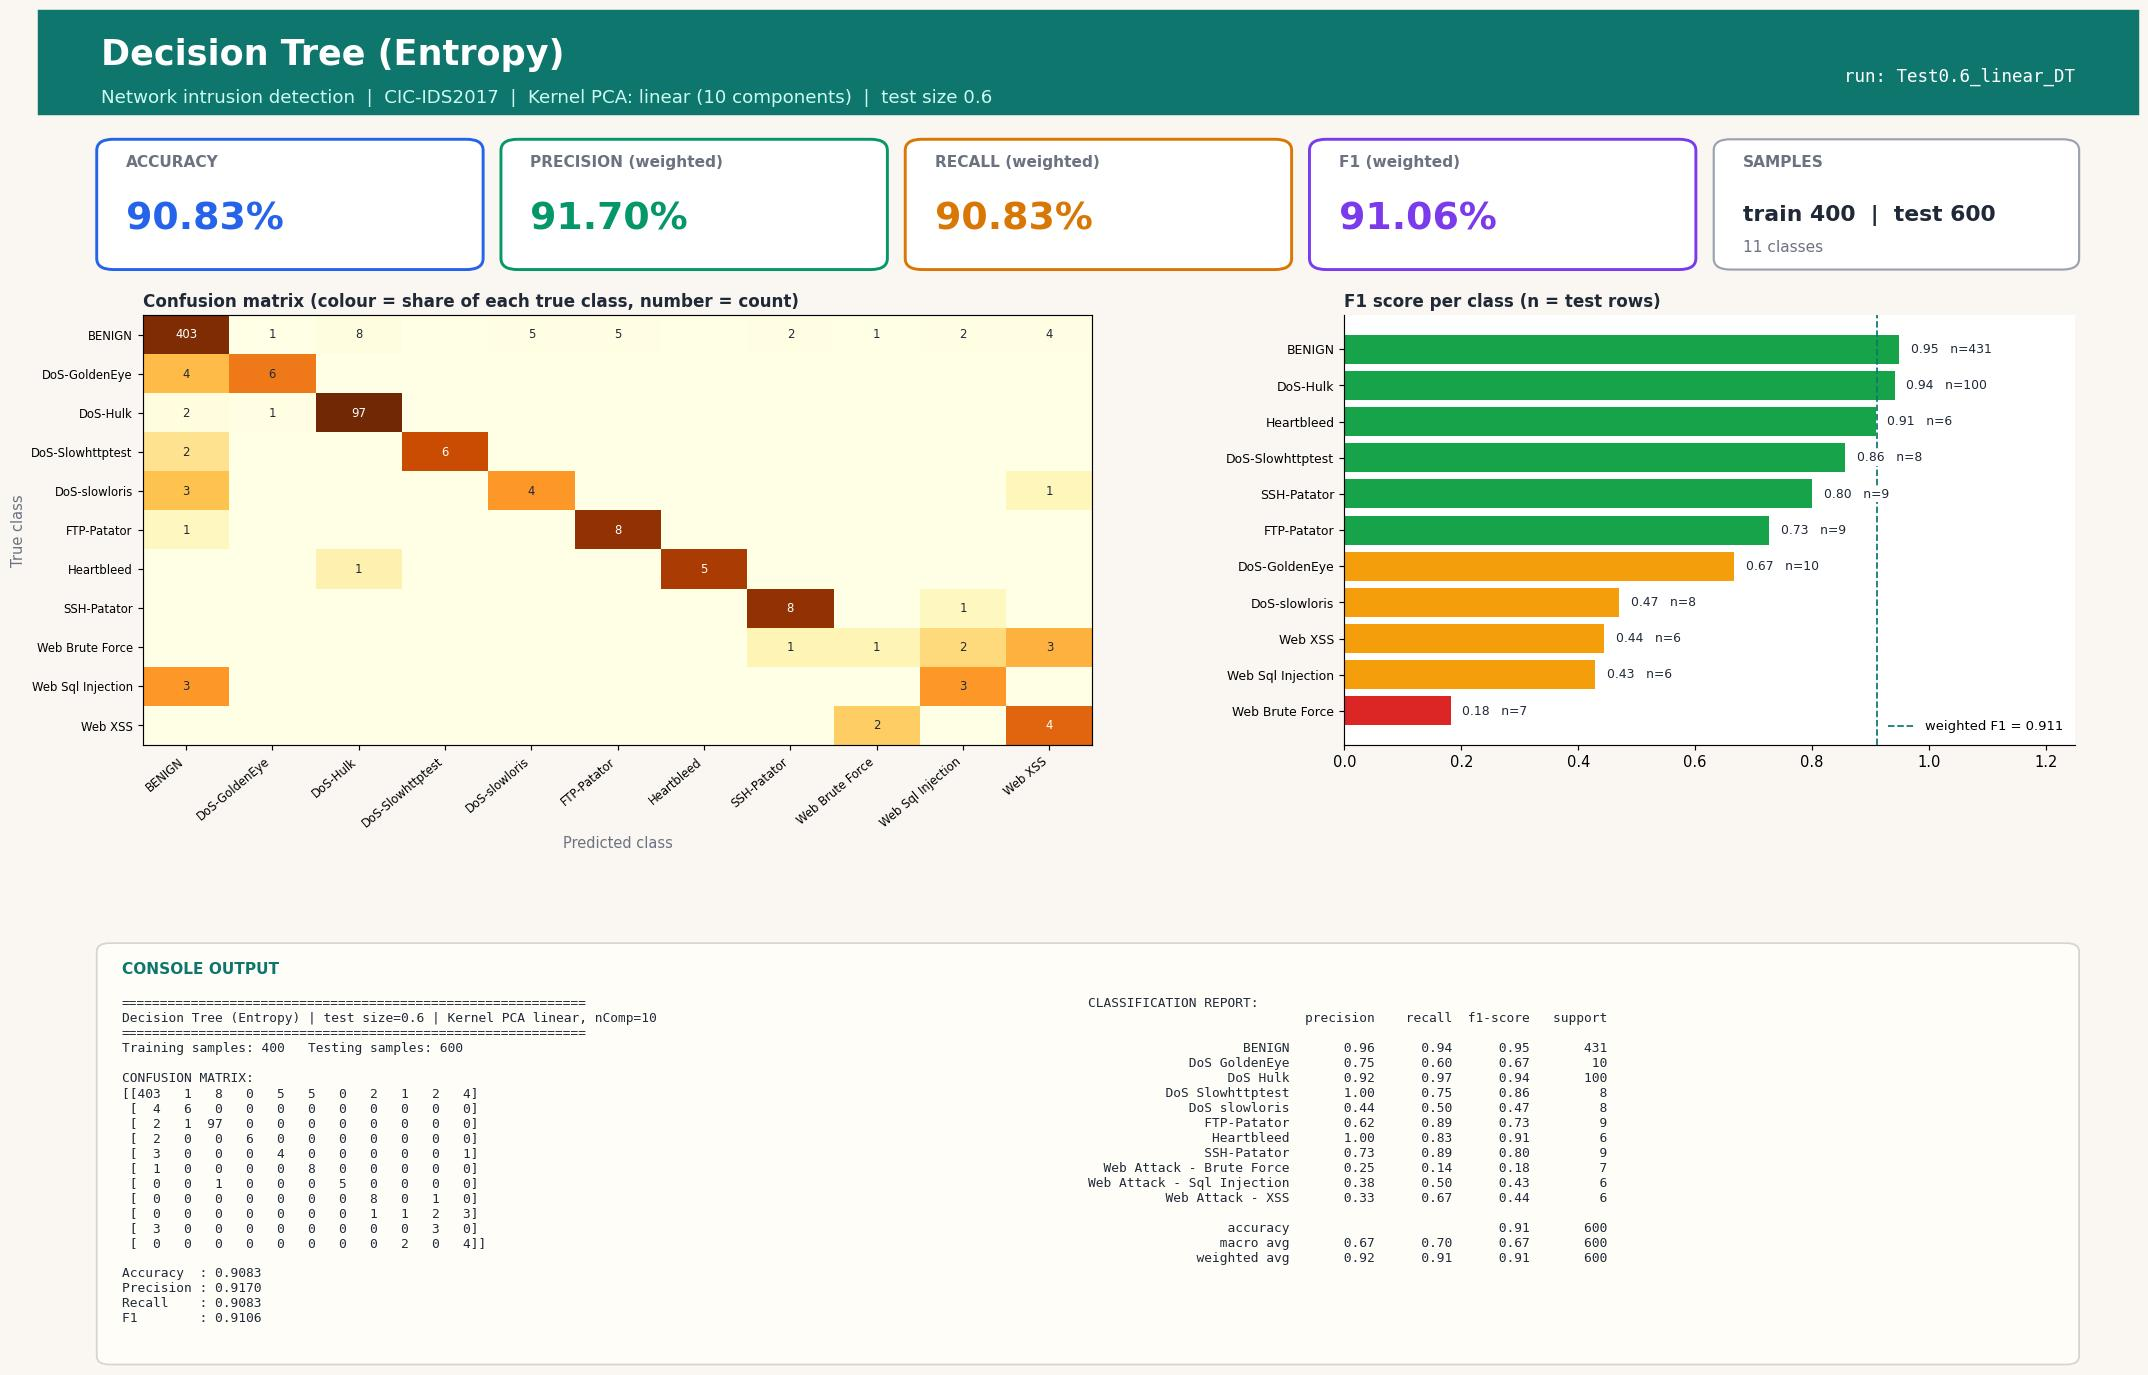

Generate this figure with Python:
#!/usr/bin/env python3
"""Decision Tree (Entropy) | Test size 0.6 | Kernel PCA kernel=linear, n_components=10
CIC-IDS2017 (Tue+Wed+Thu-morning) 1000-row stratified sample.
Run in any IDE (Spyder / VS Code / PyCharm / Jupyter): open the file and press Run, no arguments needed.
Saves next to this file: 'Test0.6_linear_DT.jpg' - one image with the console output (confusion matrix, metrics, classification report) plus charts."""
import json, os
import numpy as np
import matplotlib.pyplot as plt
from sklearn.decomposition import KernelPCA
from sklearn.tree import DecisionTreeClassifier
from sklearn.metrics import (accuracy_score, classification_report, confusion_matrix,
                             f1_score, precision_score, recall_score)
from sklearn.model_selection import train_test_split
from sklearn.preprocessing import StandardScaler

TEST_SIZE, KERNEL, N_COMP, ALG, ALG_NAME = 0.6, "linear", 10, "DT", "Decision Tree (Entropy)"
try:
    HERE = os.path.dirname(os.path.abspath(__file__))
except NameError:                      # Jupyter / interactive console
    HERE = os.getcwd()
def _find_root():                      # folder that contains data/sample.npz (works from any working directory)
    for p in (HERE, os.path.join(HERE, ".."), os.path.join(HERE, "..", ".."), os.getcwd()):
        if os.path.exists(os.path.join(p, "data", "sample.npz")):
            return os.path.abspath(p)
    raise FileNotFoundError("data/sample.npz not found - run prepare_data.py or keep the repo folder structure")
ROOT = _find_root()
tag = f"Test{TEST_SIZE}_{KERNEL}_{ALG}"

# 1. LOAD cached, cleaned sample (see prepare_data.py)
d = np.load(os.path.join(ROOT, "data", "sample.npz"), allow_pickle=True)
X, y, class_names = d["X"], d["y"], [str(c).replace("�", "-") for c in d["classes"]]

# 2. SPLIT
X_train, X_test, y_train, y_test = train_test_split(
    X, y, test_size=TEST_SIZE, random_state=42, stratify=y)

# 3. SCALE (fit on train only)
scaler = StandardScaler()
X_train = scaler.fit_transform(X_train); X_test = scaler.transform(X_test)

# 4. DIMENSIONALITY REDUCTION: Kernel PCA (fit on train only; gamma = sklearn default 1/n_features)
kpca = KernelPCA(n_components=N_COMP, kernel=KERNEL, random_state=0)
X_train = kpca.fit_transform(X_train); X_test = kpca.transform(X_test)

# 5. CLASSIFIER
classifier = DecisionTreeClassifier(criterion="entropy", random_state=0)
classifier.fit(X_train, y_train)
y_pred = classifier.predict(X_test)

# 6. METRICS
labels = np.arange(len(class_names))
cm = confusion_matrix(y_test, y_pred, labels=labels)
res = dict(test_size=TEST_SIZE, kernel=KERNEL, n_components=N_COMP, algorithm=ALG, model=ALG_NAME,
           n_train=int(len(y_train)), n_test=int(len(y_test)),
           accuracy=accuracy_score(y_test, y_pred),
           precision=precision_score(y_test, y_pred, average="weighted", zero_division=0),
           recall=recall_score(y_test, y_pred, average="weighted", zero_division=0),
           f1=f1_score(y_test, y_pred, average="weighted", zero_division=0))
report = classification_report(y_test, y_pred, labels=labels, target_names=class_names, zero_division=0)
lines = ["=" * 60, f"{ALG_NAME} | test size={TEST_SIZE} | Kernel PCA {KERNEL}, nComp={N_COMP}", "=" * 60,
         f"Training samples: {len(y_train)}   Testing samples: {len(y_test)}", "", "CONFUSION MATRIX:", np.array2string(cm), ""]
for k in ("accuracy", "precision", "recall", "f1"): lines.append(f"{k.capitalize():10s}: {res[k]:.4f}")
lines += ["", "CLASSIFICATION REPORT:", report]
console_output = "\n".join(lines); print(console_output)

# 7. VISUAL OUTPUT: ONE report-style image (banner, KPI cards, charts, console output) - real results only
from matplotlib.patches import FancyBboxPatch, Rectangle
short = [c.replace("Web Attack - ", "Web ").replace("DoS ", "DoS-") for c in class_names]
rep = classification_report(y_test, y_pred, labels=labels, target_names=class_names, zero_division=0, output_dict=True)
cmn = cm / np.maximum(cm.sum(axis=1, keepdims=True), 1)          # row-normalised = per-class recall
INK, MUTED, BG, ACC = "#1f2937", "#6b7280", "#faf7f2", "#0f766e"
fig = plt.figure(figsize=(20, 13.2), dpi=105, facecolor=BG)
fig.add_artist(Rectangle((0, 0.925), 1, 0.075, transform=fig.transFigure, color=ACC, zorder=0))
fig.text(0.03, 0.968, f"{ALG_NAME}", fontsize=24, fontweight="bold", color="white", va="center")
fig.text(0.03, 0.937, f"Network intrusion detection  |  CIC-IDS2017  |  Kernel PCA: {KERNEL} ({N_COMP} components)  |  test size {TEST_SIZE}",
         fontsize=12.5, color="#ccfbf1", va="center")
fig.text(0.97, 0.952, f"run: {tag}", fontsize=12, color="white", ha="right", va="center", family="monospace")

# KPI cards
cards = [("ACCURACY", res["accuracy"], "#2563eb"), ("PRECISION (weighted)", res["precision"], "#059669"),
         ("RECALL (weighted)", res["recall"], "#d97706"), ("F1 (weighted)", res["f1"], "#7c3aed")]
for i, (lab, v, col) in enumerate(cards):
    x0 = 0.03 + i * 0.1925
    fig.add_artist(FancyBboxPatch((x0, 0.815), 0.18, 0.09, boxstyle="round,pad=0.002,rounding_size=0.008", transform=fig.transFigure,
                                  facecolor="white", edgecolor=col, linewidth=2))
    fig.text(x0 + 0.012, 0.887, lab, fontsize=10.5, color=MUTED, fontweight="bold")
    fig.text(x0 + 0.012, 0.842, f"{v * 100:.2f}%", fontsize=26, color=col, fontweight="bold")
fig.add_artist(FancyBboxPatch((0.80, 0.815), 0.17, 0.09, boxstyle="round,pad=0.002,rounding_size=0.008", transform=fig.transFigure,
                              facecolor="white", edgecolor="#9ca3af", linewidth=1.5))
fig.text(0.812, 0.887, "SAMPLES", fontsize=10.5, color=MUTED, fontweight="bold")
fig.text(0.812, 0.848, f"train {res['n_train']}  |  test {res['n_test']}", fontsize=15, color=INK, fontweight="bold")
fig.text(0.812, 0.826, f"{len(class_names)} classes", fontsize=10.5, color=MUTED)

gs = fig.add_gridspec(1, 2, left=0.05, right=0.97, top=0.78, bottom=0.47, wspace=0.30, width_ratios=[1.3, 1])
ax1 = fig.add_subplot(gs[0, 0]); ax2 = fig.add_subplot(gs[0, 1])
for ax in (ax1, ax2): ax.set_facecolor("white")
im = ax1.imshow(cmn, cmap="YlOrBr", vmin=0, vmax=1, aspect="auto")
ax1.set_xticks(labels); ax1.set_yticks(labels); ax1.set_xticklabels(short, rotation=40, ha="right", fontsize=8); ax1.set_yticklabels(short, fontsize=8)
ax1.set_title("Confusion matrix (colour = share of each true class, number = count)", loc="left", fontsize=11.5, color=INK, fontweight="bold")
ax1.set_xlabel("Predicted class", color=MUTED); ax1.set_ylabel("True class", color=MUTED)
for a_ in labels:
    for b_ in labels:
        if cm[a_, b_]: ax1.text(b_, a_, cm[a_, b_], ha="center", va="center", fontsize=8, color="white" if cmn[a_, b_] > 0.6 else INK)
f1s = [rep[c]["f1-score"] for c in class_names]; sup = [int(rep[c]["support"]) for c in class_names]
order = np.argsort(f1s)
cols = ["#dc2626" if f1s[i] < 0.34 else "#f59e0b" if f1s[i] < 0.67 else "#16a34a" for i in order]
ax2.barh(range(len(order)), [f1s[i] for i in order], color=cols)
ax2.set_yticks(range(len(order))); ax2.set_yticklabels([short[i] for i in order], fontsize=8.5); ax2.set_xlim(0, 1.25)
ax2.set_title("F1 score per class (n = test rows)", loc="left", fontsize=11.5, color=INK, fontweight="bold")
for k, i in enumerate(order): ax2.text(f1s[i] + 0.02, k, f"{f1s[i]:.2f}   n={sup[i]}", va="center", fontsize=8.5, color=INK, zorder=5, bbox=dict(facecolor="white", edgecolor="none", pad=1))
for sp in ("top", "right"): ax2.spines[sp].set_visible(False)
ax2.axvline(res["f1"], color=ACC, ls="--", lw=1.2, label=f"weighted F1 = {res['f1']:.3f}"); ax2.legend(loc="lower right", fontsize=9, frameon=False)

# console output panel (same text that is printed to the console)
fig.add_artist(FancyBboxPatch((0.03, 0.025), 0.94, 0.30, boxstyle="round,pad=0.002,rounding_size=0.006", transform=fig.transFigure,
                              facecolor="#fffdf8", edgecolor="#d6d3d1", linewidth=1.2))
fig.text(0.04, 0.305, "CONSOLE OUTPUT", fontsize=10.5, color=ACC, fontweight="bold")
split_at = lines.index("CLASSIFICATION REPORT:")
fig.text(0.04, 0.288, "\n".join(lines[:split_at]), family="monospace", fontsize=8.8, color=INK, va="top")
fig.text(0.50, 0.288, "\n".join(lines[split_at:]), family="monospace", fontsize=8.8, color=INK, va="top")
plt.savefig(os.path.join(HERE, tag + ".jpg"), format="jpg", bbox_inches="tight", facecolor=BG)
if os.environ.get("ACN_NO_SHOW") != "1": plt.show()   # IDEs display the image; run_all.py disables this
plt.close()

os.makedirs(os.path.join(ROOT, "results", "json"), exist_ok=True)
with open(os.path.join(ROOT, "results", "json", tag + ".json"), "w") as f: json.dump(res, f)
